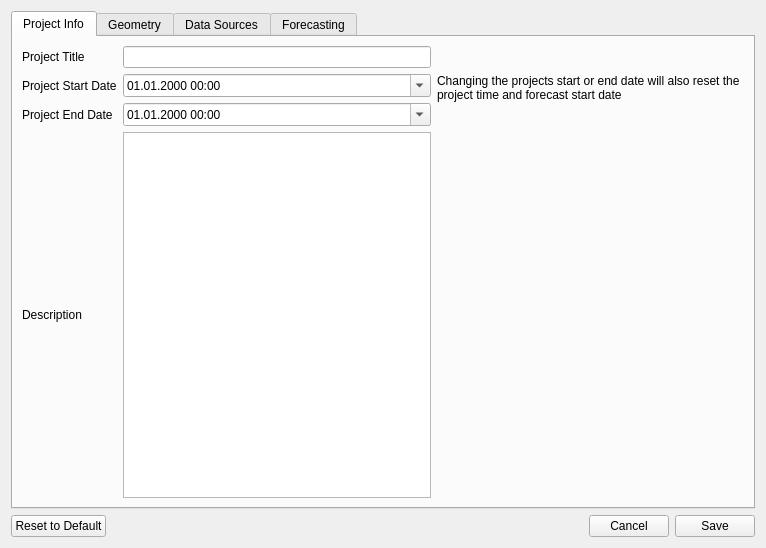
<?xml version="1.0" encoding="UTF-8"?>
<ui version="4.0">
 <class>SettingsWindow</class>
 <widget class="QDialog" name="SettingsWindow">
  <property name="geometry">
   <rect>
    <x>0</x>
    <y>0</y>
    <width>766</width>
    <height>548</height>
   </rect>
  </property>
  <property name="minimumSize">
   <size>
    <width>766</width>
    <height>548</height>
   </size>
  </property>
  <property name="maximumSize">
   <size>
    <width>766</width>
    <height>548</height>
   </size>
  </property>
  <property name="windowTitle">
   <string>RAMSIS Configuration</string>
  </property>
  <layout class="QGridLayout" name="gridLayout_6">
   <item row="0" column="0">
    <widget class="QTabWidget" name="settingsTabs">
     <property name="tabShape">
      <enum>QTabWidget::Rounded</enum>
     </property>
     <property name="currentIndex">
      <number>0</number>
     </property>
     <widget class="QWidget" name="tabProjectInfo">
      <attribute name="title">
       <string>Project Info</string>
      </attribute>
      <layout class="QGridLayout" name="gridLayout">
       <item row="1" column="0">
        <widget class="QLabel" name="label_2">
         <property name="text">
          <string>Project Start Date</string>
         </property>
        </widget>
       </item>
       <item row="0" column="0">
        <widget class="QLabel" name="label_3">
         <property name="text">
          <string>Project Title</string>
         </property>
        </widget>
       </item>
       <item row="3" column="1">
        <widget class="QPlainTextEdit" name="descriptionEdit"/>
       </item>
       <item row="2" column="0">
        <widget class="QLabel" name="label">
         <property name="text">
          <string>Project End Date</string>
         </property>
        </widget>
       </item>
       <item row="1" column="1">
        <widget class="QDateTimeEdit" name="projectStartEdit">
         <property name="displayFormat">
          <string>dd.MM.yyyy HH:mm</string>
         </property>
         <property name="calendarPopup">
          <bool>true</bool>
         </property>
         <property name="timeSpec">
          <enum>Qt::LocalTime</enum>
         </property>
        </widget>
       </item>
       <item row="3" column="0">
        <widget class="QLabel" name="label_4">
         <property name="text">
          <string>Description</string>
         </property>
         <property name="alignment">
          <set>Qt::AlignLeading|Qt::AlignLeft|Qt::AlignVCenter</set>
         </property>
        </widget>
       </item>
       <item row="0" column="1">
        <widget class="QLineEdit" name="projectTitleEdit"/>
       </item>
       <item row="2" column="1">
        <widget class="QDateTimeEdit" name="projectEndEdit">
         <property name="displayFormat">
          <string>dd.MM.yyyy HH:mm</string>
         </property>
         <property name="calendarPopup">
          <bool>true</bool>
         </property>
         <property name="timeSpec">
          <enum>Qt::LocalTime</enum>
         </property>
        </widget>
       </item>
       <item row="3" column="2">
        <spacer name="horizontalSpacer_4">
         <property name="orientation">
          <enum>Qt::Horizontal</enum>
         </property>
         <property name="sizeHint" stdset="0">
          <size>
           <width>40</width>
           <height>20</height>
          </size>
         </property>
        </spacer>
       </item>
       <item row="1" column="2" rowspan="2">
        <widget class="QLabel" name="label_8">
         <property name="enabled">
          <bool>true</bool>
         </property>
         <property name="text">
          <string>Changing the projects start or end date will also reset the project time and forecast start date</string>
         </property>
         <property name="alignment">
          <set>Qt::AlignLeading|Qt::AlignLeft|Qt::AlignTop</set>
         </property>
         <property name="wordWrap">
          <bool>true</bool>
         </property>
         <property name="margin">
          <number>0</number>
         </property>
         <property name="indent">
          <number>0</number>
         </property>
        </widget>
       </item>
      </layout>
     </widget>
     <widget class="QWidget" name="tab">
      <attribute name="title">
       <string>Geometry</string>
      </attribute>
      <layout class="QGridLayout" name="gridLayout_8">
       <item row="1" column="0">
        <spacer name="verticalSpacer_3">
         <property name="orientation">
          <enum>Qt::Vertical</enum>
         </property>
         <property name="sizeHint" stdset="0">
          <size>
           <width>20</width>
           <height>40</height>
          </size>
         </property>
        </spacer>
       </item>
       <item row="0" column="0">
        <widget class="QGroupBox" name="groupBox_3">
         <property name="sizePolicy">
          <sizepolicy hsizetype="Preferred" vsizetype="Preferred">
           <horstretch>0</horstretch>
           <verstretch>0</verstretch>
          </sizepolicy>
         </property>
         <property name="title">
          <string>Reference Point (WGS84)</string>
         </property>
         <layout class="QFormLayout" name="formLayout">
          <item row="0" column="0">
           <widget class="QLabel" name="label_9">
            <property name="text">
             <string>Lat [deg]</string>
            </property>
            <property name="alignment">
             <set>Qt::AlignRight|Qt::AlignTrailing|Qt::AlignVCenter</set>
            </property>
           </widget>
          </item>
          <item row="0" column="1">
           <widget class="QLineEdit" name="refLatEdit">
            <property name="maximumSize">
             <size>
              <width>150</width>
              <height>16777215</height>
             </size>
            </property>
            <property name="alignment">
             <set>Qt::AlignRight|Qt::AlignTrailing|Qt::AlignVCenter</set>
            </property>
            <property name="placeholderText">
             <string>47.379</string>
            </property>
           </widget>
          </item>
          <item row="1" column="0">
           <widget class="QLabel" name="label_10">
            <property name="text">
             <string>Lon [deg]</string>
            </property>
            <property name="alignment">
             <set>Qt::AlignRight|Qt::AlignTrailing|Qt::AlignVCenter</set>
            </property>
           </widget>
          </item>
          <item row="1" column="1">
           <widget class="QLineEdit" name="refLonEdit">
            <property name="maximumSize">
             <size>
              <width>150</width>
              <height>16777215</height>
             </size>
            </property>
            <property name="alignment">
             <set>Qt::AlignRight|Qt::AlignTrailing|Qt::AlignVCenter</set>
            </property>
            <property name="placeholderText">
             <string>8.547</string>
            </property>
           </widget>
          </item>
          <item row="2" column="0">
           <widget class="QLabel" name="label_11">
            <property name="text">
             <string>Elevation [m]</string>
            </property>
            <property name="alignment">
             <set>Qt::AlignRight|Qt::AlignTrailing|Qt::AlignVCenter</set>
            </property>
           </widget>
          </item>
          <item row="2" column="1">
           <widget class="QLineEdit" name="refHEdit">
            <property name="maximumSize">
             <size>
              <width>150</width>
              <height>16777215</height>
             </size>
            </property>
            <property name="alignment">
             <set>Qt::AlignRight|Qt::AlignTrailing|Qt::AlignVCenter</set>
            </property>
            <property name="placeholderText">
             <string>450</string>
            </property>
           </widget>
          </item>
         </layout>
        </widget>
       </item>
       <item row="0" column="1">
        <widget class="QLabel" name="label_7">
         <property name="text">
          <string>The Reference Point is used to compute local coordinates from WGS84 coordinates</string>
         </property>
         <property name="wordWrap">
          <bool>true</bool>
         </property>
        </widget>
       </item>
       <item row="0" column="2">
        <spacer name="horizontalSpacer_8">
         <property name="orientation">
          <enum>Qt::Horizontal</enum>
         </property>
         <property name="sizeHint" stdset="0">
          <size>
           <width>40</width>
           <height>20</height>
          </size>
         </property>
        </spacer>
       </item>
      </layout>
     </widget>
     <widget class="QWidget" name="tabDataSources">
      <attribute name="title">
       <string>Data Sources</string>
      </attribute>
      <layout class="QVBoxLayout" name="verticalLayout">
       <item>
        <widget class="QGroupBox" name="groupBox">
         <property name="title">
          <string>Seismic Data</string>
         </property>
         <layout class="QGridLayout" name="gridLayout_5">
          <item row="1" column="0">
           <widget class="QLabel" name="label_5">
            <property name="sizePolicy">
             <sizepolicy hsizetype="Preferred" vsizetype="Preferred">
              <horstretch>0</horstretch>
              <verstretch>0</verstretch>
             </sizepolicy>
            </property>
            <property name="minimumSize">
             <size>
              <width>80</width>
              <height>0</height>
             </size>
            </property>
            <property name="text">
             <string>FDSNWS Url</string>
            </property>
           </widget>
          </item>
          <item row="1" column="1">
           <widget class="QLineEdit" name="fdsnUrlEdit">
            <property name="placeholderText">
             <string>http://fdsn.example.com/fdsnws/event/1/</string>
            </property>
           </widget>
          </item>
          <item row="1" column="2">
           <spacer name="horizontalSpacer_5">
            <property name="orientation">
             <enum>Qt::Horizontal</enum>
            </property>
            <property name="sizeHint" stdset="0">
             <size>
              <width>40</width>
              <height>20</height>
             </size>
            </property>
           </spacer>
          </item>
          <item row="0" column="0" colspan="2">
           <widget class="QCheckBox" name="enableFdsnCheckBox">
            <property name="text">
             <string>Use FDSN Event Service</string>
            </property>
           </widget>
          </item>
         </layout>
        </widget>
       </item>
       <item>
        <widget class="QGroupBox" name="groupBox_2">
         <property name="title">
          <string>Hydraulic Data</string>
         </property>
         <layout class="QGridLayout" name="gridLayout_7">
          <item row="1" column="0">
           <widget class="QLabel" name="label_6">
            <property name="minimumSize">
             <size>
              <width>80</width>
              <height>0</height>
             </size>
            </property>
            <property name="text">
             <string>HYDWS Url</string>
            </property>
           </widget>
          </item>
          <item row="1" column="2">
           <spacer name="horizontalSpacer_6">
            <property name="orientation">
             <enum>Qt::Horizontal</enum>
            </property>
            <property name="sizeHint" stdset="0">
             <size>
              <width>40</width>
              <height>20</height>
             </size>
            </property>
           </spacer>
          </item>
          <item row="1" column="1">
           <widget class="QLineEdit" name="hydwsUrlEdit">
            <property name="text">
             <string/>
            </property>
            <property name="placeholderText">
             <string>http://hydws.example.com</string>
            </property>
           </widget>
          </item>
          <item row="0" column="0" colspan="2">
           <widget class="QCheckBox" name="enableHydwsCheckBox">
            <property name="text">
             <string>Use HYDWS Service</string>
            </property>
           </widget>
          </item>
         </layout>
        </widget>
       </item>
       <item>
        <spacer name="verticalSpacer_2">
         <property name="orientation">
          <enum>Qt::Vertical</enum>
         </property>
         <property name="sizeHint" stdset="0">
          <size>
           <width>20</width>
           <height>40</height>
          </size>
         </property>
        </spacer>
       </item>
      </layout>
     </widget>
     <widget class="QWidget" name="tabForecasting">
      <attribute name="title">
       <string>Forecasting</string>
      </attribute>
      <layout class="QVBoxLayout" name="verticalLayout_2">
       <item>
        <widget class="QGroupBox" name="schedulingBox">
         <property name="title">
          <string>Scheduling</string>
         </property>
         <property name="alignment">
          <set>Qt::AlignLeading|Qt::AlignLeft|Qt::AlignTop</set>
         </property>
         <layout class="QGridLayout" name="gridLayout_2">
          <item row="1" column="6">
           <spacer name="horizontalSpacer_3">
            <property name="orientation">
             <enum>Qt::Horizontal</enum>
            </property>
            <property name="sizeHint" stdset="0">
             <size>
              <width>40</width>
              <height>20</height>
             </size>
            </property>
           </spacer>
          </item>
          <item row="1" column="5">
           <widget class="QDateTimeEdit" name="firstForecastBox">
            <property name="displayFormat">
             <string>dd.MM.yyyy HH:mm</string>
            </property>
            <property name="calendarPopup">
             <bool>true</bool>
            </property>
           </widget>
          </item>
          <item row="1" column="3">
           <widget class="QSpinBox" name="forecastBinTimeBox">
            <property name="enabled">
             <bool>true</bool>
            </property>
            <property name="autoFillBackground">
             <bool>false</bool>
            </property>
            <property name="frame">
             <bool>true</bool>
            </property>
            <property name="alignment">
             <set>Qt::AlignRight|Qt::AlignTrailing|Qt::AlignVCenter</set>
            </property>
            <property name="suffix">
             <string> h</string>
            </property>
            <property name="minimum">
             <number>1</number>
            </property>
            <property name="maximum">
             <number>24</number>
            </property>
            <property name="value">
             <number>6</number>
            </property>
           </widget>
          </item>
          <item row="1" column="0">
           <widget class="QLabel" name="forecastIntervalLabel">
            <property name="text">
             <string>Compute forecasts every</string>
            </property>
            <property name="alignment">
             <set>Qt::AlignLeading|Qt::AlignLeft|Qt::AlignVCenter</set>
            </property>
           </widget>
          </item>
          <item row="1" column="2">
           <widget class="QLabel" name="forLabel">
            <property name="text">
             <string>for</string>
            </property>
            <property name="alignment">
             <set>Qt::AlignLeading|Qt::AlignLeft|Qt::AlignVCenter</set>
            </property>
           </widget>
          </item>
          <item row="1" column="1">
           <widget class="QSpinBox" name="forecastIntervalBox">
            <property name="enabled">
             <bool>true</bool>
            </property>
            <property name="autoFillBackground">
             <bool>false</bool>
            </property>
            <property name="frame">
             <bool>true</bool>
            </property>
            <property name="alignment">
             <set>Qt::AlignRight|Qt::AlignTrailing|Qt::AlignVCenter</set>
            </property>
            <property name="suffix">
             <string> h</string>
            </property>
            <property name="minimum">
             <number>1</number>
            </property>
            <property name="maximum">
             <number>24</number>
            </property>
            <property name="value">
             <number>6</number>
            </property>
           </widget>
          </item>
          <item row="1" column="4">
           <widget class="QLabel" name="futureLabel">
            <property name="text">
             <string>into the future. Start on</string>
            </property>
            <property name="alignment">
             <set>Qt::AlignLeading|Qt::AlignLeft|Qt::AlignVCenter</set>
            </property>
           </widget>
          </item>
          <item row="2" column="1">
           <widget class="QSpinBox" name="rateIntervalBox">
            <property name="enabled">
             <bool>true</bool>
            </property>
            <property name="autoFillBackground">
             <bool>false</bool>
            </property>
            <property name="frame">
             <bool>true</bool>
            </property>
            <property name="alignment">
             <set>Qt::AlignRight|Qt::AlignTrailing|Qt::AlignVCenter</set>
            </property>
            <property name="suffix">
             <string> min</string>
            </property>
            <property name="minimum">
             <number>1</number>
            </property>
            <property name="maximum">
             <number>60</number>
            </property>
            <property name="value">
             <number>1</number>
            </property>
           </widget>
          </item>
          <item row="2" column="0">
           <widget class="QLabel" name="rateIntervalLabel">
            <property name="text">
             <string>Compute seismic rates every</string>
            </property>
            <property name="alignment">
             <set>Qt::AlignLeading|Qt::AlignLeft|Qt::AlignVCenter</set>
            </property>
           </widget>
          </item>
          <item row="0" column="0" colspan="2">
           <widget class="QCheckBox" name="enableAutoSchedulingCheckBox">
            <property name="text">
             <string>Enable Automatic Scheduling</string>
            </property>
            <property name="checked">
             <bool>true</bool>
            </property>
           </widget>
          </item>
         </layout>
        </widget>
       </item>
       <item>
        <widget class="QGroupBox" name="modelsBox">
         <property name="title">
          <string>Models</string>
         </property>
         <layout class="QGridLayout" name="gridLayout_3">
          <item row="0" column="0">
           <widget class="QCheckBox" name="enableRjCheckBox">
            <property name="enabled">
             <bool>true</bool>
            </property>
            <property name="text">
             <string>Reasenberg - Jones</string>
            </property>
            <property name="checked">
             <bool>true</bool>
            </property>
           </widget>
          </item>
          <item row="0" column="1">
           <widget class="QPushButton" name="rjConfigButton">
            <property name="enabled">
             <bool>true</bool>
            </property>
            <property name="text">
             <string>Configure...</string>
            </property>
           </widget>
          </item>
          <item row="1" column="0">
           <widget class="QCheckBox" name="enableEtasCheckBox">
            <property name="enabled">
             <bool>true</bool>
            </property>
            <property name="text">
             <string>ETAS</string>
            </property>
            <property name="checked">
             <bool>true</bool>
            </property>
           </widget>
          </item>
          <item row="1" column="1">
           <widget class="QPushButton" name="etasConfigButton">
            <property name="enabled">
             <bool>true</bool>
            </property>
            <property name="text">
             <string>Configure...</string>
            </property>
           </widget>
          </item>
          <item row="0" column="2">
           <spacer name="horizontalSpacer_2">
            <property name="orientation">
             <enum>Qt::Horizontal</enum>
            </property>
            <property name="sizeHint" stdset="0">
             <size>
              <width>40</width>
              <height>20</height>
             </size>
            </property>
           </spacer>
          </item>
         </layout>
        </widget>
       </item>
       <item>
        <widget class="QGroupBox" name="outputBox">
         <property name="title">
          <string>Output</string>
         </property>
         <layout class="QGridLayout" name="gridLayout_4">
          <item row="0" column="0" colspan="2">
           <widget class="QCheckBox" name="writeResultsToFileCheckBox">
            <property name="text">
             <string>Write forecasting results to disk</string>
            </property>
            <property name="checked">
             <bool>true</bool>
            </property>
           </widget>
          </item>
          <item row="1" column="3">
           <widget class="QPushButton" name="clearOutputDirButton">
            <property name="text">
             <string>Clear Output Directory</string>
            </property>
           </widget>
          </item>
          <item row="1" column="0">
           <widget class="QPushButton" name="selectOutputDirButton">
            <property name="text">
             <string>Output Directory...</string>
            </property>
           </widget>
          </item>
          <item row="1" column="1">
           <widget class="QLabel" name="outputPathLabel">
            <property name="font">
             <font>
              <pointsize>10</pointsize>
             </font>
            </property>
            <property name="text">
             <string>~/Desktop/RamsisResults</string>
            </property>
           </widget>
          </item>
          <item row="1" column="2">
           <spacer name="horizontalSpacer_7">
            <property name="orientation">
             <enum>Qt::Horizontal</enum>
            </property>
            <property name="sizeHint" stdset="0">
             <size>
              <width>40</width>
              <height>20</height>
             </size>
            </property>
           </spacer>
          </item>
         </layout>
        </widget>
       </item>
       <item>
        <spacer name="verticalSpacer">
         <property name="orientation">
          <enum>Qt::Vertical</enum>
         </property>
         <property name="sizeHint" stdset="0">
          <size>
           <width>20</width>
           <height>40</height>
          </size>
         </property>
        </spacer>
       </item>
      </layout>
     </widget>
    </widget>
   </item>
   <item row="1" column="0">
    <layout class="QHBoxLayout" name="horizontalLayout">
     <item>
      <widget class="QPushButton" name="resetToDefaultButton">
       <property name="text">
        <string>Reset to Default</string>
       </property>
      </widget>
     </item>
     <item>
      <spacer name="horizontalSpacer">
       <property name="orientation">
        <enum>Qt::Horizontal</enum>
       </property>
       <property name="sizeHint" stdset="0">
        <size>
         <width>40</width>
         <height>20</height>
        </size>
       </property>
      </spacer>
     </item>
     <item>
      <widget class="QPushButton" name="cancelButton">
       <property name="text">
        <string>Cancel</string>
       </property>
      </widget>
     </item>
     <item>
      <widget class="QPushButton" name="saveButton">
       <property name="text">
        <string>Save</string>
       </property>
      </widget>
     </item>
    </layout>
   </item>
  </layout>
 </widget>
 <resources/>
 <connections/>
</ui>
